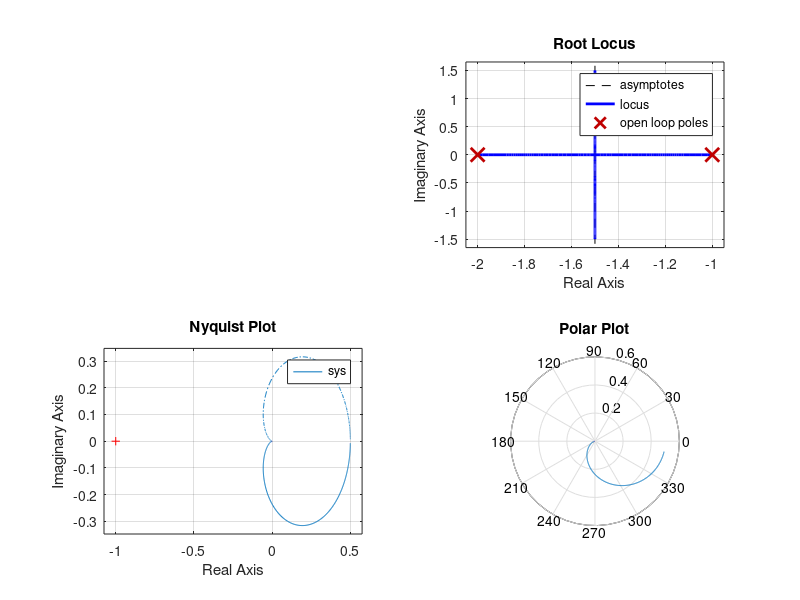

The MATLAB source for this figure:
clc; clear; close all;

% Define Transfer Function
num = [1]; % Numerator coefficients
den = [1, 3, 2]; % Denominator coefficients
sys = tf(num, den);

% Plot Bode Plot
figure;
subplot(2,2,1);
bode(sys);
title('Bode Plot');

% Plot Root Locus
subplot(2,2,2);
rlocus(sys);
title('Root Locus');

% Plot Nyquist Plot
subplot(2,2,3);
nyquist(sys);
title('Nyquist Plot');

% Plot Polar Plot
subplot(2,2,4);
[mag, phase, w] = bode(sys);
polar(deg2rad(squeeze(phase)), squeeze(mag));
title('Polar Plot');

% Compute Gain and Phase Margins
[GM, PM, Wcg, Wcp] = margin(sys);
fprintf('Gain Margin (dB): %.2f\n', 20*log10(GM));
fprintf('Phase Margin (degrees): %.2f\n', PM);
fprintf('Gain Crossover Frequency (rad/s): %.2f\n', Wcg);
fprintf('Phase Crossover Frequency (rad/s): %.2f\n', Wcp);
